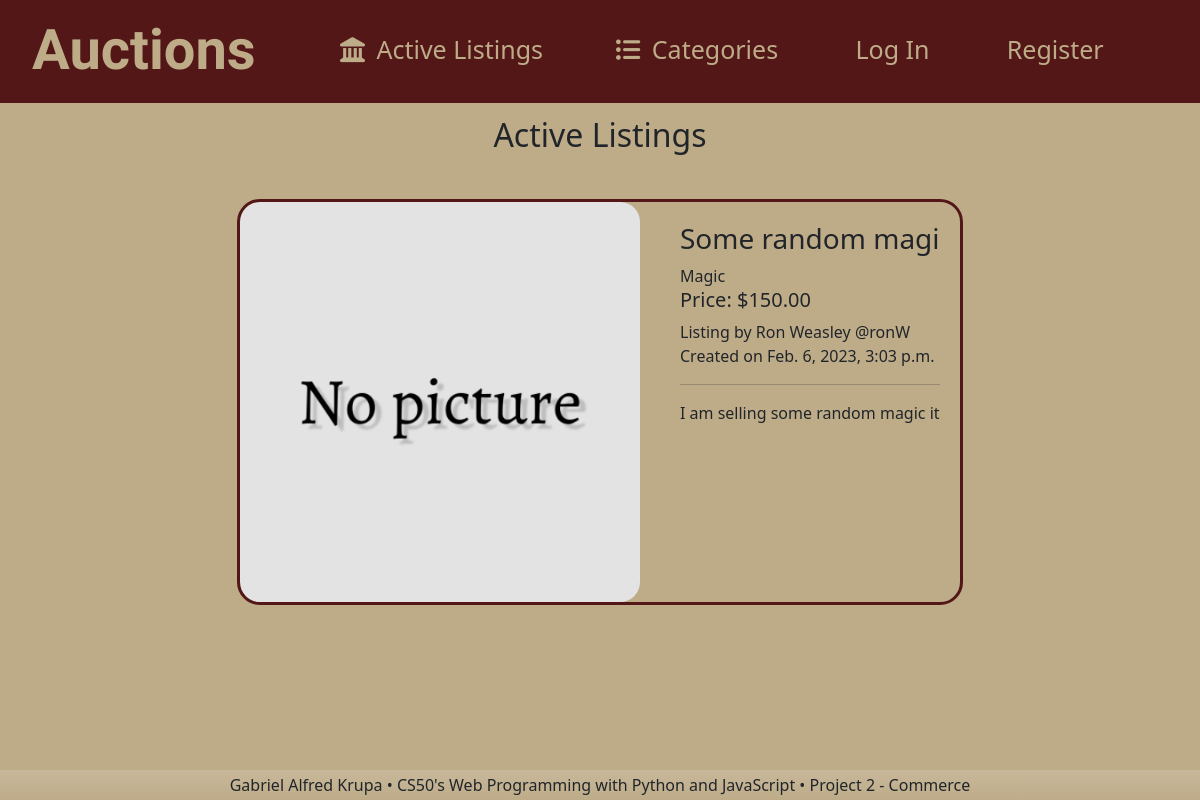
Before: / with the older database file.
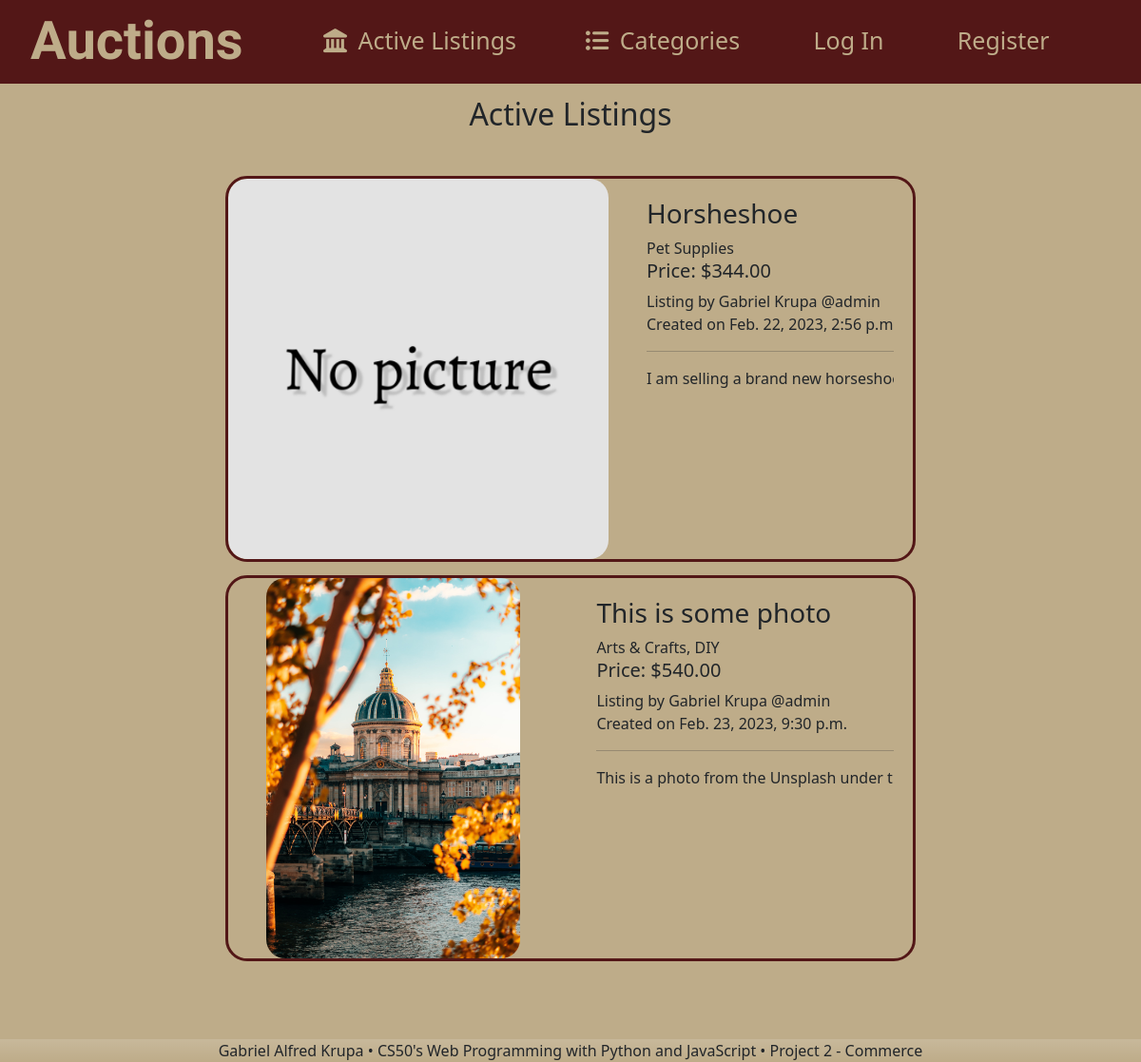
After: the same page with the newer database file.
### auctions/models.py (models this page shows, shortened)
class AuctionListing(models.Model):
    category = models.CharField(max_length=50, choices=CATEGORIES, verbose_name="category")
    user = models.ForeignKey(User, on_delete=models.CASCADE, related_name="seller", verbose_name="seller")
    picture = models.ImageField(default='default_listing.png')
    title = models.CharField(max_length=100, verbose_name='Title')
    price = models.DecimalField(max_digits=6, decimal_places=2, verbose_name="Price in USD($)", validators=[MinValueValidator(0.01)])
    description = models.TextField(max_length=1000)
    date = models.DateTimeField(auto_now_add=True, verbose_name="Listed on")
    sold_to = models.ForeignKey(User, on_delete=models.CASCADE, related_name="buyer", verbose_name="buyer", null=True, blank=True)
    closed = models.IntegerField(max_length = 1, default=0, validators=[MinValueValidator(0), MaxValueValidator(1)])

class User(AbstractUser):
    date = models.DateTimeField(auto_now_add=True, verbose_name="Member since")
    picture = models.ImageField(default='default_avatar.png')

### auctions/views.py (the view)
# urls.py: path("", views.index, name="index"),
def index(request):
    return render(request, "auctions/index.html", {
        "listings":  AuctionListing.objects.all()
    })

### auctions/templates/auctions/index.html
{% extends "auctions/layout.html" %}
{% block body %}
    <h2 class="title mt-3 mb-5">Active Listings</h2>
    <div id="listings">
        {% for listing in listings %}
            {% if not listing.closed %}
                {% if user.is_authenticated %}
                    <div class="listing" onclick="location.href='/listing/{{listing.id}}/{{user.id}}'">
                {% else %}
                        <div class="listing" onclick="location.href='/listing/{{listing.id}}'">
                {% endif %}
                            <div class="listing-image">
                            <img src="{{ listing.picture.url }}" alt="{{listing.title}}" loading="lazy">
                        </div>
                        <div class="listing-info">
                            <div class="title-n-time">
                                <h3>{{listing.title}}</h3>
                                <div><a href="/category/{{listing.category}}">{{listing.category}}</a></div>
                                <div><h5>Price: ${{listing.price}}</h5></div>
                                <div>Listing by {{listing.user.first_name}} {{listing.user.last_name}}  @{{listing.user.username}}</div>
                                <div>Created on {{listing.date}}</div>
                                <hr>
                            </div>
                            <div class="description">
                                {{listing.description}}
                            </div>
                        </div>
                    </div>
            {% endif %}
        {% endfor %}
    </div>
{% endblock %}

### auctions/templates/auctions/layout.html (shortened to what this page needs)
{% load static %}
{% load auctions_tags %}
<!DOCTYPE html>
<html lang="en">
    <head>
        <link href="https://cdn.jsdelivr.net/npm/bootstrap@5.2.3/dist/css/bootstrap.min.css" rel="stylesheet">
        <link href="{% static 'auctions/styles.css' %}" rel="stylesheet">
    </head>
    <body>
        <nav class="d-flex container-fluid justify-content-around align-items-center sticky-top">
            <h1><a href="{% url 'index' %}" style="font-family: Tangerine; font-weight: bold; font-size: 3.5rem;">Auctions</a></h1>
            <ul class="d-flex container-fluid justify-content-evenly">
                <li>
                    <i class="fa-solid fa-landmark"></i>
                    <a href="{% url 'index' %}">  Active Listings</a>
                </li>
                <li>
                    <i class="fa-solid fa-list-ul"></i>
                    <a href="{% url 'category' %}">     Categories</a>
                </li>
                {% if user.is_authenticated %}
                        <li id="watchlist-layout">
                            <i class="fa-solid fa-star"></i>
                            <a href="{% url 'watchlist' user.id %}">   Watchlist</a>
                            <button id="watch-items">{% watch_items user.id %}</button>
                        </li>
                        <li>
                            <i class="fa-regular fa-square-plus"></i>
                            <a href="{% url 'create_listing' user.id %}">  Create Listing</a>
                        </li>
                    </ul>
                    <div id="user-nav-info">
                        <div class="dropdown">
                            <button class="btn bg-transparent border-0" type="button" id="dropdownMenu2" data-bs-toggle="dropdown" aria-haspopup="true" aria-expanded="false">
                                <img src="{{user.picture.url}}" alt="Profile picture" class="rounded-circle" id="profile-pic" height="50px" width="50px">
                            </button>
                            <div class="dropdown-menu" aria-labelledby="dropdownMenu2">
                                <button class="dropdown-item disabled" type="button">
                                    {{user.username}}
                                </button>
                                <div class="dropdown-divider"></div>
                                <button class="dropdown-item" type="button"><a href="{% url 'listings' user.id %}">Listings</a></button>
                                <button class="dropdown-item" type="button"><a href="{% url 'logout' %}">Log Out</a></button>
                            </div>
                        </div>
                    </div>
                {% else %}
                        <li>
                            <a href="{% url 'login' %}">Log In</a>
                        </li>
                        <li>
                            <a href="{% url 'register' %}">Register</a>
                        </li>
                    </ul>
                {% endif %}
        </nav>
        {% block body %}
        {% endblock %}
        <footer class="bg-gradient">
            Gabriel Alfred Krupa &bullet; CS50's Web Programming with Python and JavaScript &bullet; Project 2 - Commerce
        </footer>
    </body>
</html>

### auctions/static/auctions/styles.css (style rules this page uses)
* { padding: 0; margin: 0; }
a, a:hover, a:focus { text-decoration: none; color: inherit; }
body { height: 100vh; width: 100%; display: flex; flex-direction: column; background-color: #beac89; }
body nav { background-color: #531717; width: 100%; height: 100px; outline: 3px solid #531717; font-size: 25px; color: #beac89; }
body nav h1, body nav h1:hover { cursor: default; }
body nav h1 { margin-left: 20px; margin-top: 10px; }
body nav ul { margin: auto; list-style-type: none; }
body nav ul li a { margin-left: 5px; }
body footer { display: flex; align-items: center; justify-content: center; background: blur(255); height: 30px; width: 100%; bottom: 0; margin-top: auto; }
body:has(.title) h2.title, body:has(#listings) h2.title { margin: auto; }
body:has(.title) .listing, body:has(#listings) .listing { transition: all ease-in-out 400ms; height: 400px; width: 60%; display: flex; flex-direction: row; background: transparent; margin-left: auto; margin-right: auto; margin-bottom: 20px; outline: 3px solid #531717; border-radius: 20px; }
body:has(.title) .listing .listing-image, body:has(#listings) .listing .listing-image { display: flex; align-items: center; justify-content: center; transition: inherit; height: 400px; width: 400px; border-radius: 20px; margin-right: 20px; }
body:has(.title) .listing .listing-image img, body:has(#listings) .listing .listing-image img { transition: inherit; object-fit: contain; height: inherit; border-radius: inherit; }
body:has(.title) .listing .listing-info, body:has(#listings) .listing .listing-info { margin: 20px; width: 50%; display: block; overflow: hidden; transition: ease-in-out 500ms; overflow: hidden; white-space: nowrap; text-overflow: ellipsis; box-sizing: border-box; }
body:has(.title) .listing .listing-info .title-n-time, body:has(#listings) .listing .listing-info .title-n-time { display: block; }
body:has(.title) .listing:last-child, body:has(#listings) .listing:last-child { margin-bottom: 85px; }

Changed rows visible on the page:
removed AuctionListing: picture (placeholder picture), title "Some random ma…", category "Magic", price "150.00", user.first_name "Ron", user.last_name "Weasley", user.username "ronW", date "Feb. 6, 2023, 3:03 p.…", description "I am selling some random magic…"
added AuctionListing: picture (placeholder picture), title "Horsheshoe", category "Pet Supplies", price "344.00", user.first_name "Gabriel", user.last_name "Krupa", user.username "admin", date "Feb. 22, 2023, 2:56 p.…", description "I am selling a brand new horses…"
added AuctionListing: picture (picture), title "This is some photo", category "Arts & Crafts, DIY", price "540.00", user.first_name "Gabriel", user.last_name "Krupa", user.username "admin", date "Feb. 23, 2023, 9:30 p.m.", description "This is a photo from the Unsplash unde…"
